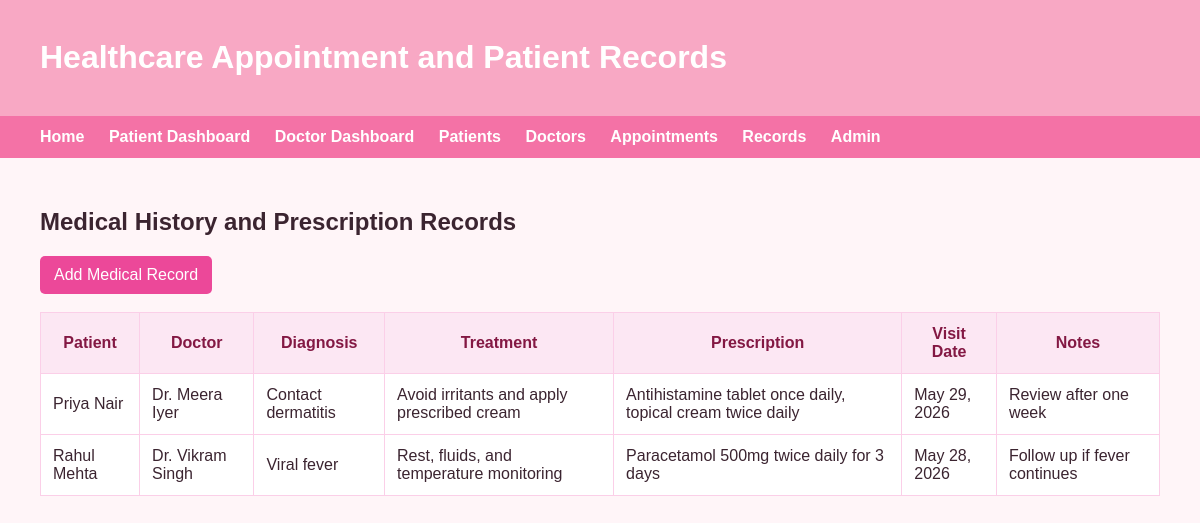
The app's page /records/ with its own data.
### hospital/models.py (models this page shows, shortened)
class PatientRecord(models.Model):
    patient = models.ForeignKey(Patient, on_delete=models.CASCADE)
    doctor = models.ForeignKey(Doctor, on_delete=models.SET_NULL, null=True, blank=True)
    diagnosis = models.TextField()
    treatment = models.TextField(blank=True)
    prescription = models.TextField()
    visit_date = models.DateField()
    notes = models.TextField(blank=True)

class Patient(models.Model):
    name = models.CharField(max_length=100)
    age = models.PositiveIntegerField()
    gender = models.CharField(max_length=20)
    phone = models.CharField(max_length=15)
    email = models.EmailField(blank=True)
    address = models.TextField()
    blood_group = models.CharField(max_length=10, blank=True)

class Doctor(models.Model):
    name = models.CharField(max_length=100)
    specialization = models.CharField(max_length=100)
    phone = models.CharField(max_length=15)
    email = models.EmailField(blank=True)
    experience = models.PositiveIntegerField(default=0)
    available_days = models.CharField(max_length=100, default="Monday to Friday")

### hospital/views.py (the view)
# urls.py: path('records/', views.record_list, name='record_list'),
def record_list(request):
    records = PatientRecord.objects.all().order_by('-visit_date')
    return render(request, 'hospital/records_list.html', {'records': records})

### hospital/templates/hospital/records_list.html
{% extends 'hospital/base.html' %}
{% block content %}
<h2>Medical History and Prescription Records</h2>
<a class="btn" href="{% url 'add_record' %}">Add Medical Record</a>
<br><br>
<table>
    <tr>
        <th>Patient</th>
        <th>Doctor</th>
        <th>Diagnosis</th>
        <th>Treatment</th>
        <th>Prescription</th>
        <th>Visit Date</th>
        <th>Notes</th>
    </tr>
    {% for record in records %}
    <tr>
        <td>{{ record.patient.name }}</td>
        <td>Dr. {{ record.doctor.name }}</td>
        <td>{{ record.diagnosis }}</td>
        <td>{{ record.treatment }}</td>
        <td>{{ record.prescription }}</td>
        <td>{{ record.visit_date }}</td>
        <td>{{ record.notes }}</td>
    </tr>
    {% empty %}
    <tr>
        <td colspan="7">No records found.</td>
    </tr>
    {% endfor %}
</table>
{% endblock %}

### hospital/templates/hospital/base.html (style rules this page uses)
body { font-family: Arial, sans-serif; margin: 0; background: #fff5f8; color: #3b2430; }
.btn { display: inline-block; background: #ec4899; color: white; padding: 10px 14px; text-decoration: none; border-radius: 5px; border: none; cursor: pointer; }
table { width: 100%; background: white; border-collapse: collapse; }
th, td { padding: 12px; border: 1px solid #fbcfe8; }
th { background: #fce7f3; color: #831843; }

### records on screen
PatientRecord: patient.name "Priya Nair", doctor.name "Meera Iyer", diagnosis "Contact dermatitis", treatment "Avoid irritants and apply prescribed cream", prescription "Antihistamine tablet once daily, topical cream twice daily", visit_date "May 29, 2026", notes "Review after one week"
PatientRecord: patient.name "Rahul Mehta", doctor.name "Vikram Singh", diagnosis "Viral fever", treatment "Rest, fluids, and temperature monitoring", prescription "Paracetamol 500mg twice daily for 3 days", visit_date "May 28, 2026", notes "Follow up if fever continues"
